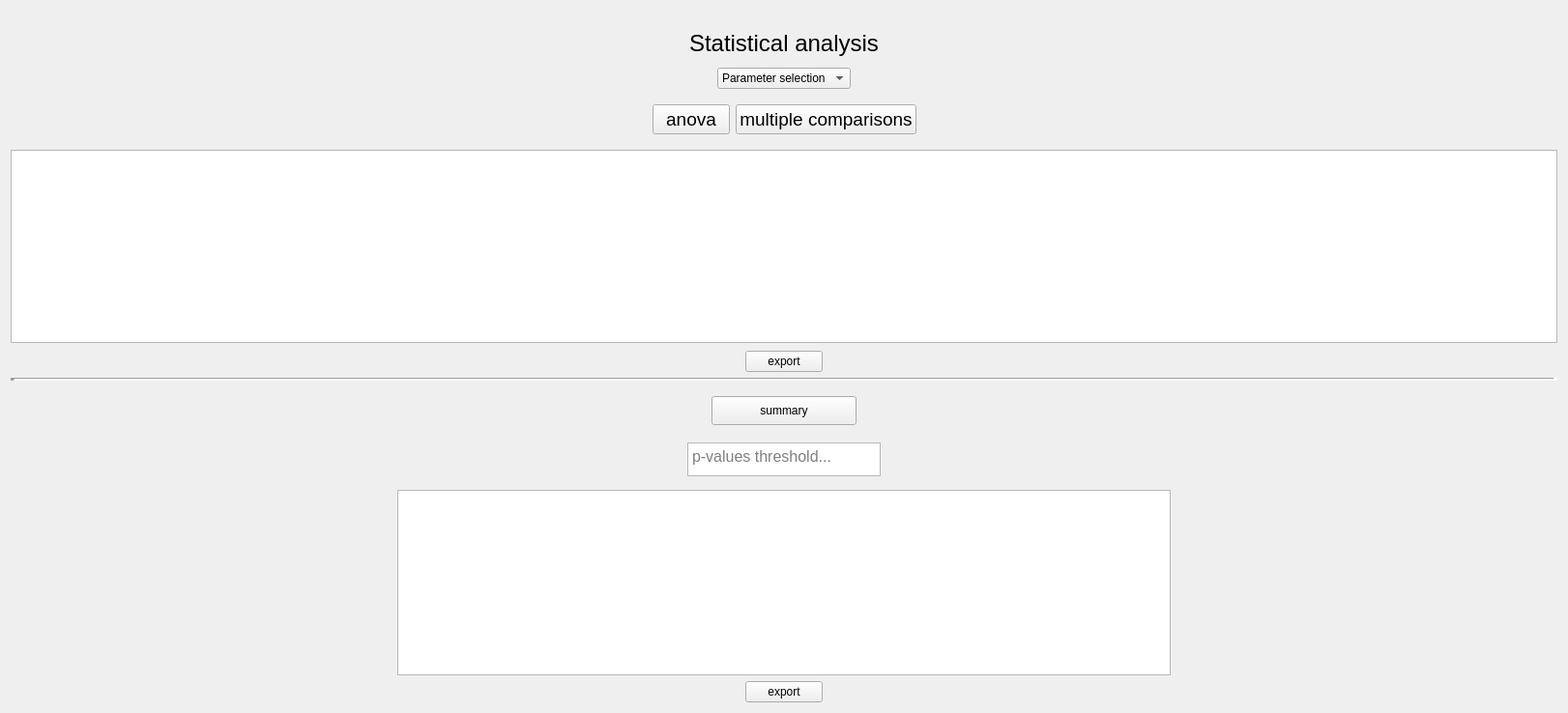
      <widget class="QWidget" name="page_6">
       <layout class="QVBoxLayout" name="verticalLayout_5">
        <item>
         <spacer name="verticalSpacer_36">
          <property name="orientation">
           <enum>Qt::Vertical</enum>
          </property>
          <property name="sizeType">
           <enum>QSizePolicy::Minimum</enum>
          </property>
          <property name="sizeHint" stdset="0">
           <size>
            <width>20</width>
            <height>20</height>
           </size>
          </property>
         </spacer>
        </item>
        <item>
         <layout class="QHBoxLayout" name="horizontalLayout_16">
          <item>
           <spacer name="horizontalSpacer_37">
            <property name="orientation">
             <enum>Qt::Horizontal</enum>
            </property>
            <property name="sizeHint" stdset="0">
             <size>
              <width>40</width>
              <height>20</height>
             </size>
            </property>
           </spacer>
          </item>
          <item>
           <widget class="QLabel" name="titre_page6">
            <property name="sizePolicy">
             <sizepolicy hsizetype="Preferred" vsizetype="Preferred">
              <horstretch>0</horstretch>
              <verstretch>0</verstretch>
             </sizepolicy>
            </property>
            <property name="font">
             <font>
              <pointsize>18</pointsize>
             </font>
            </property>
            <property name="layoutDirection">
             <enum>Qt::LeftToRight</enum>
            </property>
            <property name="autoFillBackground">
             <bool>true</bool>
            </property>
            <property name="text">
             <string>Statistical analysis</string>
            </property>
            <property name="scaledContents">
             <bool>false</bool>
            </property>
            <property name="alignment">
             <set>Qt::AlignCenter</set>
            </property>
            <property name="wordWrap">
             <bool>false</bool>
            </property>
           </widget>
          </item>
          <item>
           <spacer name="horizontalSpacer_38">
            <property name="orientation">
             <enum>Qt::Horizontal</enum>
            </property>
            <property name="sizeHint" stdset="0">
             <size>
              <width>40</width>
              <height>20</height>
             </size>
            </property>
           </spacer>
          </item>
         </layout>
        </item>
        <item>
         <spacer name="verticalSpacer_37">
          <property name="orientation">
           <enum>Qt::Vertical</enum>
          </property>
          <property name="sizeType">
           <enum>QSizePolicy::Fixed</enum>
          </property>
          <property name="sizeHint" stdset="0">
           <size>
            <width>20</width>
            <height>5</height>
           </size>
          </property>
         </spacer>
        </item>
        <item>
         <layout class="QHBoxLayout" name="horizontalLayout_15">
          <item>
           <spacer name="horizontalSpacer_34">
            <property name="orientation">
             <enum>Qt::Horizontal</enum>
            </property>
            <property name="sizeHint" stdset="0">
             <size>
              <width>40</width>
              <height>20</height>
             </size>
            </property>
           </spacer>
          </item>
          <item>
           <widget class="QComboBox" name="comboBox_page6">
            <property name="editable">
             <bool>false</bool>
            </property>
            <property name="currentText">
             <string>Parameter selection</string>
            </property>
            <item>
             <property name="text">
              <string>Parameter selection</string>
             </property>
            </item>
            <item>
             <property name="text">
              <string>Gmax</string>
             </property>
            </item>
            <item>
             <property name="text">
              <string>lag</string>
             </property>
            </item>
            <item>
             <property name="text">
              <string>t50</string>
             </property>
            </item>
            <item>
             <property name="text">
              <string>D</string>
             </property>
            </item>
            <item>
             <property name="text">
              <string>AUC</string>
             </property>
            </item>
           </widget>
          </item>
          <item>
           <spacer name="horizontalSpacer_36">
            <property name="orientation">
             <enum>Qt::Horizontal</enum>
            </property>
            <property name="sizeHint" stdset="0">
             <size>
              <width>40</width>
              <height>20</height>
             </size>
            </property>
           </spacer>
          </item>
         </layout>
        </item>
        <item>
         <spacer name="verticalSpacer_38">
          <property name="orientation">
           <enum>Qt::Vertical</enum>
          </property>
          <property name="sizeType">
           <enum>QSizePolicy::Minimum</enum>
          </property>
          <property name="sizeHint" stdset="0">
           <size>
            <width>20</width>
            <height>10</height>
           </size>
          </property>
         </spacer>
        </item>
        <item>
         <layout class="QHBoxLayout" name="horizontalLayout">
          <item>
           <spacer name="horizontalSpacer_33">
            <property name="orientation">
             <enum>Qt::Horizontal</enum>
            </property>
            <property name="sizeHint" stdset="0">
             <size>
              <width>40</width>
              <height>20</height>
             </size>
            </property>
           </spacer>
          </item>
          <item>
           <widget class="QPushButton" name="anova_page6">
            <property name="font">
             <font>
              <pointsize>14</pointsize>
             </font>
            </property>
            <property name="text">
             <string>anova</string>
            </property>
           </widget>
          </item>
          <item>
           <widget class="QPushButton" name="multcomp_page6">
            <property name="font">
             <font>
              <pointsize>14</pointsize>
             </font>
            </property>
            <property name="text">
             <string>multiple comparisons</string>
            </property>
           </widget>
          </item>
          <item>
           <spacer name="horizontalSpacer_35">
            <property name="orientation">
             <enum>Qt::Horizontal</enum>
            </property>
            <property name="sizeHint" stdset="0">
             <size>
              <width>40</width>
              <height>20</height>
             </size>
            </property>
           </spacer>
          </item>
         </layout>
        </item>
        <item>
         <spacer name="verticalSpacer_39">
          <property name="orientation">
           <enum>Qt::Vertical</enum>
          </property>
          <property name="sizeType">
           <enum>QSizePolicy::Minimum</enum>
          </property>
          <property name="sizeHint" stdset="0">
           <size>
            <width>20</width>
            <height>10</height>
           </size>
          </property>
         </spacer>
        </item>
        <item>
         <layout class="QHBoxLayout" name="horizontalLayout_18">
          <item>
           <widget class="QTableView" name="tableView1_page6">
            <property name="sizePolicy">
             <sizepolicy hsizetype="Expanding" vsizetype="Preferred">
              <horstretch>0</horstretch>
              <verstretch>0</verstretch>
             </sizepolicy>
            </property>
            <property name="minimumSize">
             <size>
              <width>0</width>
              <height>200</height>
             </size>
            </property>
            <property name="maximumSize">
             <size>
              <width>16777215</width>
              <height>400</height>
             </size>
            </property>
           </widget>
          </item>
         </layout>
        </item>
        <item>
         <spacer name="verticalSpacer_41">
          <property name="orientation">
           <enum>Qt::Vertical</enum>
          </property>
          <property name="sizeType">
           <enum>QSizePolicy::Fixed</enum>
          </property>
          <property name="sizeHint" stdset="0">
           <size>
            <width>20</width>
            <height>2</height>
           </size>
          </property>
         </spacer>
        </item>
        <item>
         <layout class="QHBoxLayout" name="horizontalLayout_17">
          <item>
           <spacer name="horizontalSpacer_39">
            <property name="orientation">
             <enum>Qt::Horizontal</enum>
            </property>
            <property name="sizeHint" stdset="0">
             <size>
              <width>40</width>
              <height>20</height>
             </size>
            </property>
           </spacer>
          </item>
          <item>
           <widget class="QPushButton" name="export1_page6">
            <property name="sizePolicy">
             <sizepolicy hsizetype="Minimum" vsizetype="Fixed">
              <horstretch>0</horstretch>
              <verstretch>0</verstretch>
             </sizepolicy>
            </property>
            <property name="text">
             <string>export</string>
            </property>
           </widget>
          </item>
          <item>
           <spacer name="horizontalSpacer_40">
            <property name="orientation">
             <enum>Qt::Horizontal</enum>
            </property>
            <property name="sizeHint" stdset="0">
             <size>
              <width>40</width>
              <height>20</height>
             </size>
            </property>
           </spacer>
          </item>
         </layout>
        </item>
        <item>
         <widget class="Line" name="line">
          <property name="frameShadow">
           <enum>QFrame::Sunken</enum>
          </property>
          <property name="lineWidth">
           <number>5</number>
          </property>
          <property name="orientation">
           <enum>Qt::Horizontal</enum>
          </property>
         </widget>
        </item>
        <item>
         <layout class="QHBoxLayout" name="horizontalLayout_25">
          <property name="sizeConstraint">
           <enum>QLayout::SetMinAndMaxSize</enum>
          </property>
          <property name="topMargin">
           <number>0</number>
          </property>
          <property name="bottomMargin">
           <number>0</number>
          </property>
          <item>
           <spacer name="horizontalSpacer_62">
            <property name="orientation">
             <enum>Qt::Horizontal</enum>
            </property>
            <property name="sizeType">
             <enum>QSizePolicy::Expanding</enum>
            </property>
            <property name="sizeHint" stdset="0">
             <size>
              <width>40</width>
              <height>20</height>
             </size>
            </property>
           </spacer>
          </item>
          <item>
           <layout class="QVBoxLayout" name="verticalLayout_9">
            <property name="sizeConstraint">
             <enum>QLayout::SetMinimumSize</enum>
            </property>
            <property name="topMargin">
             <number>10</number>
            </property>
            <property name="bottomMargin">
             <number>10</number>
            </property>
            <item>
             <widget class="QPushButton" name="summary_page6">
              <property name="sizePolicy">
               <sizepolicy hsizetype="Fixed" vsizetype="Fixed">
                <horstretch>0</horstretch>
                <verstretch>0</verstretch>
               </sizepolicy>
              </property>
              <property name="minimumSize">
               <size>
                <width>150</width>
                <height>30</height>
               </size>
              </property>
              <property name="maximumSize">
               <size>
                <width>500</width>
                <height>16777215</height>
               </size>
              </property>
              <property name="text">
               <string>summary</string>
              </property>
             </widget>
            </item>
           </layout>
          </item>
          <item>
           <spacer name="horizontalSpacer_63">
            <property name="orientation">
             <enum>Qt::Horizontal</enum>
            </property>
            <property name="sizeType">
             <enum>QSizePolicy::Expanding</enum>
            </property>
            <property name="sizeHint" stdset="0">
             <size>
              <width>40</width>
              <height>20</height>
             </size>
            </property>
           </spacer>
          </item>
         </layout>
        </item>
        <item>
         <layout class="QHBoxLayout" name="horizontalLayout_33">
          <property name="topMargin">
           <number>0</number>
          </property>
          <property name="bottomMargin">
           <number>10</number>
          </property>
          <item>
           <spacer name="horizontalSpacer_64">
            <property name="orientation">
             <enum>Qt::Horizontal</enum>
            </property>
            <property name="sizeHint" stdset="0">
             <size>
              <width>40</width>
              <height>20</height>
             </size>
            </property>
           </spacer>
          </item>
          <item>
           <widget class="QTextEdit" name="textEdit_page6">
            <property name="sizePolicy">
             <sizepolicy hsizetype="Minimum" vsizetype="Minimum">
              <horstretch>0</horstretch>
              <verstretch>0</verstretch>
             </sizepolicy>
            </property>
            <property name="minimumSize">
             <size>
              <width>9</width>
              <height>35</height>
             </size>
            </property>
            <property name="maximumSize">
             <size>
              <width>200</width>
              <height>30</height>
             </size>
            </property>
            <property name="font">
             <font>
              <pointsize>12</pointsize>
             </font>
            </property>
            <property name="html">
             <string>&lt;!DOCTYPE HTML PUBLIC &quot;-//W3C//DTD HTML 4.0//EN&quot; &quot;http://www.w3.org/TR/REC-html40/strict.dtd&quot;&gt;
&lt;html&gt;&lt;head&gt;&lt;meta name=&quot;qrichtext&quot; content=&quot;1&quot; /&gt;&lt;style type=&quot;text/css&quot;&gt;
p, li { white-space: pre-wrap; }
&lt;/style&gt;&lt;/head&gt;&lt;body style=&quot; font-family:'MS Shell Dlg 2'; font-size:12pt; font-weight:400; font-style:normal;&quot;&gt;
&lt;p align=&quot;center&quot; style=&quot;-qt-paragraph-type:empty; margin-top:0px; margin-bottom:0px; margin-left:0px; margin-right:0px; -qt-block-indent:0; text-indent:0px;&quot;&gt;&lt;br /&gt;&lt;/p&gt;&lt;/body&gt;&lt;/html&gt;</string>
            </property>
            <property name="placeholderText">
             <string>p-values threshold...</string>
            </property>
           </widget>
          </item>
          <item>
           <spacer name="horizontalSpacer_65">
            <property name="orientation">
             <enum>Qt::Horizontal</enum>
            </property>
            <property name="sizeHint" stdset="0">
             <size>
              <width>40</width>
              <height>20</height>
             </size>
            </property>
           </spacer>
          </item>
         </layout>
        </item>
        <item>
         <layout class="QHBoxLayout" name="horizontalLayout_34">
          <item>
           <spacer name="horizontalSpacer_59">
            <property name="orientation">
             <enum>Qt::Horizontal</enum>
            </property>
            <property name="sizeType">
             <enum>QSizePolicy::Expanding</enum>
            </property>
            <property name="sizeHint" stdset="0">
             <size>
              <width>400</width>
              <height>20</height>
             </size>
            </property>
           </spacer>
          </item>
          <item>
           <widget class="QTableView" name="tableView2_page6">
            <property name="sizePolicy">
             <sizepolicy hsizetype="Maximum" vsizetype="Expanding">
              <horstretch>0</horstretch>
              <verstretch>0</verstretch>
             </sizepolicy>
            </property>
            <property name="minimumSize">
             <size>
              <width>800</width>
              <height>0</height>
             </size>
            </property>
            <property name="font">
             <font>
              <pointsize>9</pointsize>
             </font>
            </property>
            <property name="autoFillBackground">
             <bool>false</bool>
            </property>
            <property name="sizeAdjustPolicy">
             <enum>QAbstractScrollArea::AdjustIgnored</enum>
            </property>
            <property name="autoScrollMargin">
             <number>0</number>
            </property>
           </widget>
          </item>
          <item>
           <spacer name="horizontalSpacer_60">
            <property name="orientation">
             <enum>Qt::Horizontal</enum>
            </property>
            <property name="sizeType">
             <enum>QSizePolicy::Expanding</enum>
            </property>
            <property name="sizeHint" stdset="0">
             <size>
              <width>400</width>
              <height>20</height>
             </size>
            </property>
           </spacer>
          </item>
         </layout>
        </item>
        <item>
         <layout class="QHBoxLayout" name="horizontalLayout_38">
          <property name="topMargin">
           <number>0</number>
          </property>
          <property name="bottomMargin">
           <number>0</number>
          </property>
          <item>
           <spacer name="horizontalSpacer_66">
            <property name="orientation">
             <enum>Qt::Horizontal</enum>
            </property>
            <property name="sizeHint" stdset="0">
             <size>
              <width>40</width>
              <height>20</height>
             </size>
            </property>
           </spacer>
          </item>
          <item>
           <widget class="QPushButton" name="export2_page6">
            <property name="text">
             <string>export</string>
            </property>
           </widget>
          </item>
          <item>
           <spacer name="horizontalSpacer_67">
            <property name="orientation">
             <enum>Qt::Horizontal</enum>
            </property>
            <property name="sizeHint" stdset="0">
             <size>
              <width>40</width>
              <height>20</height>
             </size>
            </property>
           </spacer>
          </item>
         </layout>
        </item>
       </layout>
      </widget>
